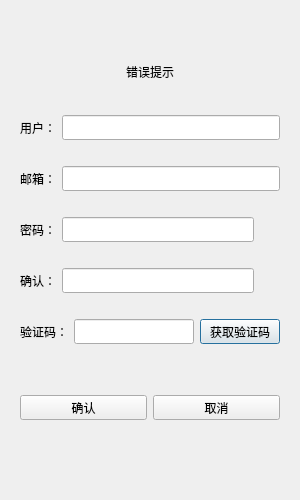
<?xml version="1.0" encoding="UTF-8"?>
<ui version="4.0">
 <class>RegisterDialog</class>
 <widget class="QDialog" name="RegisterDialog">
  <property name="geometry">
   <rect>
    <x>0</x>
    <y>0</y>
    <width>300</width>
    <height>500</height>
   </rect>
  </property>
  <property name="minimumSize">
   <size>
    <width>300</width>
    <height>500</height>
   </size>
  </property>
  <property name="maximumSize">
   <size>
    <width>300</width>
    <height>500</height>
   </size>
  </property>
  <property name="windowTitle">
   <string>Dialog</string>
  </property>
  <layout class="QVBoxLayout" name="verticalLayout_2">
   <item>
    <layout class="QVBoxLayout" name="verticalLayout">
     <item>
      <widget class="QStackedWidget" name="stackedWidget">
       <property name="currentIndex">
        <number>0</number>
       </property>
       <widget class="QWidget" name="page">
        <layout class="QVBoxLayout" name="verticalLayout_3">
         <item>
          <spacer name="verticalSpacer">
           <property name="orientation">
            <enum>Qt::Vertical</enum>
           </property>
           <property name="sizeType">
            <enum>QSizePolicy::Maximum</enum>
           </property>
           <property name="sizeHint" stdset="0">
            <size>
             <width>20</width>
             <height>10</height>
            </size>
           </property>
          </spacer>
         </item>
         <item>
          <widget class="QWidget" name="widget" native="true">
           <property name="minimumSize">
            <size>
             <width>0</width>
             <height>30</height>
            </size>
           </property>
           <property name="maximumSize">
            <size>
             <width>16777215</width>
             <height>30</height>
            </size>
           </property>
           <layout class="QVBoxLayout" name="verticalLayout_4">
            <item>
             <widget class="QLabel" name="err_tip">
              <property name="minimumSize">
               <size>
                <width>0</width>
                <height>25</height>
               </size>
              </property>
              <property name="maximumSize">
               <size>
                <width>16777215</width>
                <height>25</height>
               </size>
              </property>
              <property name="text">
               <string>错误提示</string>
              </property>
              <property name="alignment">
               <set>Qt::AlignCenter</set>
              </property>
             </widget>
            </item>
           </layout>
          </widget>
         </item>
         <item>
          <spacer name="verticalSpacer_4">
           <property name="orientation">
            <enum>Qt::Vertical</enum>
           </property>
           <property name="sizeType">
            <enum>QSizePolicy::Maximum</enum>
           </property>
           <property name="sizeHint" stdset="0">
            <size>
             <width>20</width>
             <height>9</height>
            </size>
           </property>
          </spacer>
         </item>
         <item>
          <layout class="QHBoxLayout" name="horizontalLayout">
           <item>
            <widget class="QLabel" name="user_label">
             <property name="minimumSize">
              <size>
               <width>0</width>
               <height>25</height>
              </size>
             </property>
             <property name="maximumSize">
              <size>
               <width>16777215</width>
               <height>25</height>
              </size>
             </property>
             <property name="text">
              <string>用户：</string>
             </property>
            </widget>
           </item>
           <item>
            <widget class="QLineEdit" name="user_edit">
             <property name="minimumSize">
              <size>
               <width>0</width>
               <height>25</height>
              </size>
             </property>
             <property name="maximumSize">
              <size>
               <width>16777215</width>
               <height>25</height>
              </size>
             </property>
            </widget>
           </item>
          </layout>
         </item>
         <item>
          <layout class="QHBoxLayout" name="horizontalLayout_2">
           <item>
            <widget class="QLabel" name="email_lable">
             <property name="minimumSize">
              <size>
               <width>0</width>
               <height>25</height>
              </size>
             </property>
             <property name="maximumSize">
              <size>
               <width>16777215</width>
               <height>25</height>
              </size>
             </property>
             <property name="text">
              <string>邮箱：</string>
             </property>
            </widget>
           </item>
           <item>
            <widget class="QLineEdit" name="email_edit">
             <property name="minimumSize">
              <size>
               <width>0</width>
               <height>25</height>
              </size>
             </property>
             <property name="maximumSize">
              <size>
               <width>16777215</width>
               <height>25</height>
              </size>
             </property>
            </widget>
           </item>
          </layout>
         </item>
         <item>
          <layout class="QHBoxLayout" name="horizontalLayout_3">
           <item>
            <widget class="QLabel" name="pass_lable">
             <property name="minimumSize">
              <size>
               <width>0</width>
               <height>25</height>
              </size>
             </property>
             <property name="maximumSize">
              <size>
               <width>16777215</width>
               <height>25</height>
              </size>
             </property>
             <property name="text">
              <string>密码：</string>
             </property>
            </widget>
           </item>
           <item>
            <widget class="QLineEdit" name="pass_edit">
             <property name="minimumSize">
              <size>
               <width>0</width>
               <height>25</height>
              </size>
             </property>
             <property name="maximumSize">
              <size>
               <width>16777215</width>
               <height>25</height>
              </size>
             </property>
            </widget>
           </item>
           <item>
            <widget class="ClickedLabel" name="pass_visible">
             <property name="minimumSize">
              <size>
               <width>20</width>
               <height>20</height>
              </size>
             </property>
             <property name="maximumSize">
              <size>
               <width>20</width>
               <height>20</height>
              </size>
             </property>
             <property name="text">
              <string/>
             </property>
            </widget>
           </item>
          </layout>
         </item>
         <item>
          <layout class="QHBoxLayout" name="horizontalLayout_4">
           <item>
            <widget class="QLabel" name="passagain_lable">
             <property name="minimumSize">
              <size>
               <width>0</width>
               <height>25</height>
              </size>
             </property>
             <property name="maximumSize">
              <size>
               <width>16777215</width>
               <height>25</height>
              </size>
             </property>
             <property name="text">
              <string>确认：</string>
             </property>
            </widget>
           </item>
           <item>
            <widget class="QLineEdit" name="passagain_edit">
             <property name="minimumSize">
              <size>
               <width>0</width>
               <height>25</height>
              </size>
             </property>
             <property name="maximumSize">
              <size>
               <width>16777215</width>
               <height>25</height>
              </size>
             </property>
            </widget>
           </item>
           <item>
            <widget class="ClickedLabel" name="passagain_visible">
             <property name="minimumSize">
              <size>
               <width>20</width>
               <height>20</height>
              </size>
             </property>
             <property name="maximumSize">
              <size>
               <width>20</width>
               <height>20</height>
              </size>
             </property>
             <property name="text">
              <string/>
             </property>
            </widget>
           </item>
          </layout>
         </item>
         <item>
          <layout class="QHBoxLayout" name="horizontalLayout_5">
           <item>
            <widget class="QLabel" name="varify_lable">
             <property name="minimumSize">
              <size>
               <width>0</width>
               <height>25</height>
              </size>
             </property>
             <property name="maximumSize">
              <size>
               <width>16777215</width>
               <height>25</height>
              </size>
             </property>
             <property name="text">
              <string>验证码：</string>
             </property>
            </widget>
           </item>
           <item>
            <widget class="QLineEdit" name="varify_edit">
             <property name="minimumSize">
              <size>
               <width>0</width>
               <height>25</height>
              </size>
             </property>
             <property name="maximumSize">
              <size>
               <width>16777215</width>
               <height>25</height>
              </size>
             </property>
            </widget>
           </item>
           <item>
            <widget class="TimerBtn" name="btn_varify">
             <property name="minimumSize">
              <size>
               <width>0</width>
               <height>25</height>
              </size>
             </property>
             <property name="maximumSize">
              <size>
               <width>16777215</width>
               <height>25</height>
              </size>
             </property>
             <property name="text">
              <string>获取验证码</string>
             </property>
            </widget>
           </item>
          </layout>
         </item>
         <item>
          <spacer name="verticalSpacer_2">
           <property name="orientation">
            <enum>Qt::Vertical</enum>
           </property>
           <property name="sizeType">
            <enum>QSizePolicy::Preferred</enum>
           </property>
           <property name="sizeHint" stdset="0">
            <size>
             <width>20</width>
             <height>25</height>
            </size>
           </property>
          </spacer>
         </item>
         <item>
          <layout class="QHBoxLayout" name="horizontalLayout_6">
           <item>
            <widget class="QPushButton" name="btn_sure">
             <property name="minimumSize">
              <size>
               <width>0</width>
               <height>25</height>
              </size>
             </property>
             <property name="maximumSize">
              <size>
               <width>16777215</width>
               <height>25</height>
              </size>
             </property>
             <property name="text">
              <string>确认</string>
             </property>
            </widget>
           </item>
           <item>
            <widget class="QPushButton" name="btn_cancel">
             <property name="minimumSize">
              <size>
               <width>0</width>
               <height>25</height>
              </size>
             </property>
             <property name="maximumSize">
              <size>
               <width>16777215</width>
               <height>25</height>
              </size>
             </property>
             <property name="text">
              <string>取消</string>
             </property>
            </widget>
           </item>
          </layout>
         </item>
         <item>
          <spacer name="verticalSpacer_3">
           <property name="orientation">
            <enum>Qt::Vertical</enum>
           </property>
           <property name="sizeType">
            <enum>QSizePolicy::Preferred</enum>
           </property>
           <property name="sizeHint" stdset="0">
            <size>
             <width>20</width>
             <height>40</height>
            </size>
           </property>
          </spacer>
         </item>
        </layout>
       </widget>
       <widget class="QWidget" name="page_2">
        <layout class="QVBoxLayout" name="verticalLayout_5">
         <item>
          <spacer name="verticalSpacer_5">
           <property name="orientation">
            <enum>Qt::Vertical</enum>
           </property>
           <property name="sizeHint" stdset="0">
            <size>
             <width>20</width>
             <height>40</height>
            </size>
           </property>
          </spacer>
         </item>
         <item>
          <widget class="QLabel" name="tip_lb">
           <property name="text">
            <string>注册成功，5 秒后将返回登录界面</string>
           </property>
           <property name="alignment">
            <set>Qt::AlignCenter</set>
           </property>
          </widget>
         </item>
         <item>
          <widget class="QLabel" name="tip2_lb">
           <property name="text">
            <string>点击返回按钮立即返回</string>
           </property>
           <property name="alignment">
            <set>Qt::AlignCenter</set>
           </property>
          </widget>
         </item>
         <item>
          <spacer name="verticalSpacer_6">
           <property name="orientation">
            <enum>Qt::Vertical</enum>
           </property>
           <property name="sizeHint" stdset="0">
            <size>
             <width>20</width>
             <height>40</height>
            </size>
           </property>
          </spacer>
         </item>
         <item>
          <widget class="QWidget" name="widget_2" native="true">
           <layout class="QHBoxLayout" name="horizontalLayout_7">
            <item>
             <spacer name="horizontalSpacer">
              <property name="orientation">
               <enum>Qt::Horizontal</enum>
              </property>
              <property name="sizeHint" stdset="0">
               <size>
                <width>40</width>
                <height>20</height>
               </size>
              </property>
             </spacer>
            </item>
            <item>
             <widget class="QPushButton" name="pushButton">
              <property name="minimumSize">
               <size>
                <width>0</width>
                <height>25</height>
               </size>
              </property>
              <property name="maximumSize">
               <size>
                <width>16777215</width>
                <height>25</height>
               </size>
              </property>
              <property name="text">
               <string>返回</string>
              </property>
             </widget>
            </item>
            <item>
             <spacer name="horizontalSpacer_2">
              <property name="orientation">
               <enum>Qt::Horizontal</enum>
              </property>
              <property name="sizeHint" stdset="0">
               <size>
                <width>40</width>
                <height>20</height>
               </size>
              </property>
             </spacer>
            </item>
           </layout>
          </widget>
         </item>
         <item>
          <spacer name="verticalSpacer_7">
           <property name="orientation">
            <enum>Qt::Vertical</enum>
           </property>
           <property name="sizeHint" stdset="0">
            <size>
             <width>20</width>
             <height>40</height>
            </size>
           </property>
          </spacer>
         </item>
        </layout>
       </widget>
      </widget>
     </item>
    </layout>
   </item>
  </layout>
 </widget>
 <customwidgets>
  <customwidget>
   <class>TimerBtn</class>
   <extends>QPushButton</extends>
   <header>timerbtn.h</header>
  </customwidget>
  <customwidget>
   <class>ClickedLabel</class>
   <extends>QLabel</extends>
   <header>clickedlabel.h</header>
  </customwidget>
 </customwidgets>
 <resources/>
 <connections/>
</ui>
